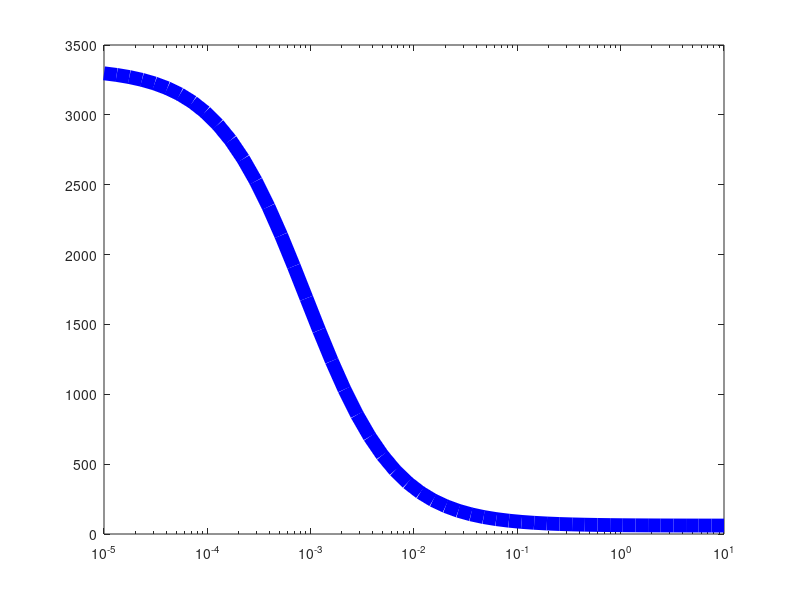

Write the MATLAB code that produced this figure. (Note: this script raises an error after producing the figure.)
clc
clear 
close all

% Steady state panel G inset 1
%-------------------------------------------%

% define the uniform equations

R_func = @(kp,kbi,kL,kL_neg,kc,kc_neg,ki) kp ./(((kL.*kL_neg) ./ (((kc.*kc_neg) ./ (kc_neg+ki)) -kL_neg - kc))+kbi+kL);
RL_func = @(R,kL,kL_neg,ki,kc,kc_neg) (R.*-kL) ./ (((kc.*kc_neg) ./ (kc_neg+ki)) -kL_neg - kc);
Rc_func = @(kc,kc_neg,ki,RL) (kc.*RL) ./(kc_neg+ki);

kp = 1;
kc =  0.1;
kc_neg = 0.05; 
ki = 0.05; 
kL = logspace(-5,1,50); 
kL_neg = 0.05;
kbi = 1*(3*10^-4);

kc0 = kc;
kc_neg0 = kc_neg;
ki0 = ki;
kL_neg0 = kL_neg;
kbi0 = kbi;

%%%%%%%%%%

kc = 0.05;


figure(1)

R = R_func(kp,kbi,kL,kL_neg,kc,kc_neg,ki);
RL = RL_func(R,kL,kL_neg,ki,kc,kc_neg);
Rc = Rc_func(kc,kc_neg,ki,RL);

semilogx(kL,(R+RL+Rc),'b','linewidth',10);
hold on

X3 = kL;
Y3 = (R+RL+Rc);
Localized_data3 = [X3(:), Y3(:)];
% Save as a tab-delimited text file with headers
header = {'k_{L}', '(R+RL+Rc)'};
writetable(array2table(Localized_data3, 'VariableNames', header), 'Total_EGFR_pop_inset_H.txt', 'Delimiter', '\t');



%plot properties

set(gca,'fontsize',40);
xlabel('k_{+L} (s^{-1})');
ylabel('Total EGF receptors');
set(gca','fontsize',30)
set(gcf,'Color','white')
axis tight
xticks([10^-4 10^-2 10^0])
box off

%legend box off

% Plot colours
% Default uniform params will be blue and default localized will be red
% kT = Orange
% kT_neg = gray
% kc = purple
% kc_neg = green
% kL_neg = cyan
% ki = magenta
% kbi = brown
